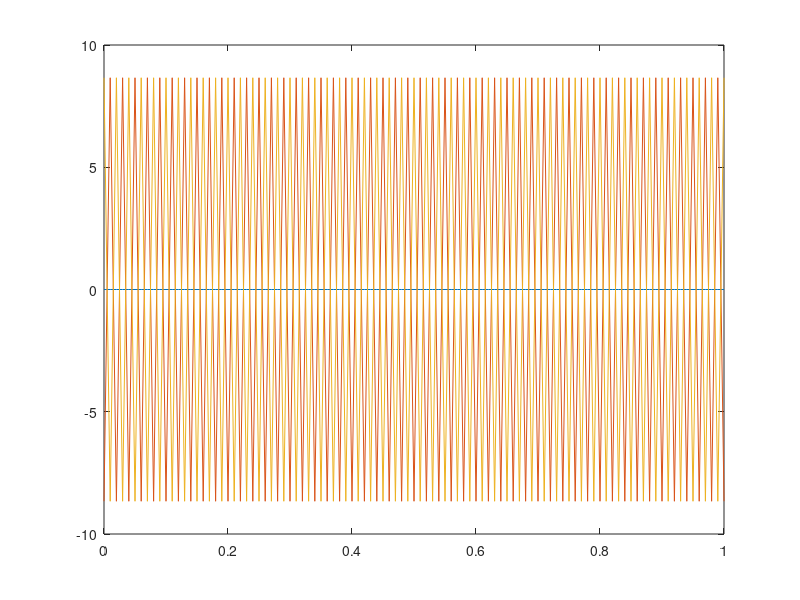

Recreate this plot in MATLAB.

t = 0:0.01:1;
va = 10*sin(2*pi*50*t);
vb = 10*sin(2*pi*50*t-2*pi/3);
vc = 10*sin(2*pi*50*t-4*pi/3);
plot(t, va);
hold on
plot(t, vb);
hold on
plot(t, vc);